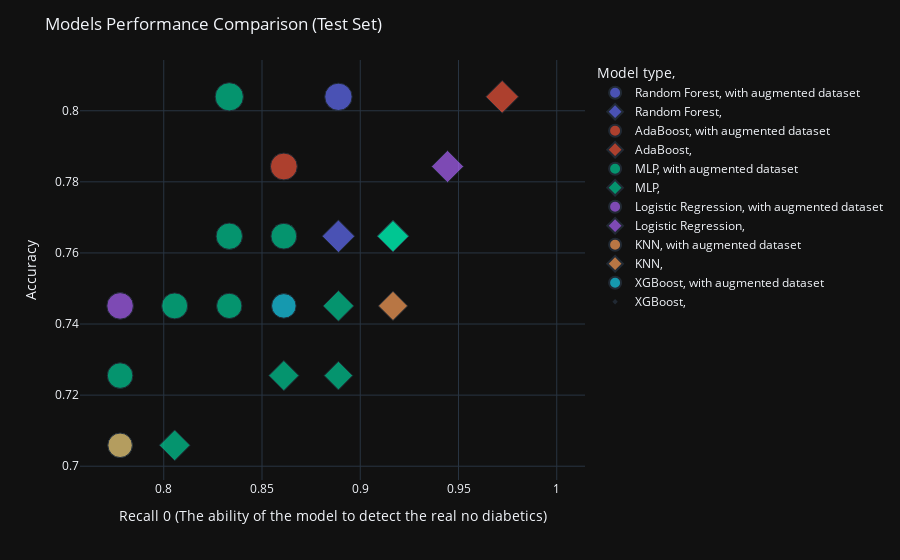

Source (notebook cell):
### Code cell
import plotly.express as px

def compare_models_performance(df, model_colors, model_types,model_types_full_names, x, y, xlabel, ylabel, title):
    global BOOL_CHOOSE_MEANED_DATASET
    model_trained = [int(len(split_text_with_separators(model_name,"(")) >= 2) for model_name in df_metrics_results.index.tolist()]
    model_trained = ["" if not t else "with augmented dataset" for t in model_trained ]
    fig = px.scatter(df, x=x, y=y, size="test_f1_score_1",color=model_types,symbol=model_trained, hover_name=model_types_full_names, labels={"color": "Model type", "symbol" : ""})
    fig.update_layout(title=title, xaxis_title=xlabel, yaxis_title=ylabel,hovermode="x")
    #fig.update_traces(hovertemplate='<b>%{hovertext}</b>')
    xlabel = "".join(xlabel.split("(")[0]).strip()
    fig.update_traces(hovertemplate="<br>".join(["<b>%{hovertext}</b>",ylabel + " : %{y:.2f}", xlabel + " : %{x:.2f}" ]))

    fig.show()
    # save the figure, in images folder
    fig.write_html(f"images/models_performance_comparison__{'data_0_meaned' if BOOL_CHOOSE_MEANED_DATASET else 'data_0_dropped' }__{x}_{y}.html")

compare_models_performance(df_metrics_results, model_colors,model_types,model_types_full_names,
                           x="test_recall_0", y="test_accuracy",
                           xlabel="Recall 0 (The ability of the model to detect the real no diabetics)",
                           ylabel="Accuracy",
                           title="Models Performance Comparison (Test Set)")

### Figure 1 — Plotly figure (JSON) as saved in the notebook; plotly's stock layout.template omitted (floating-point values rounded to 4 significant figures)
{"data": [{"hovertemplate": "<b>%{hovertext}</b><br>Accuracy : %{y:.2f}<br>Recall 0 : %{x:.2f}", "hovertext": ["Random Forest"], "legendgroup": "Random Forest, with augmented dataset", "marker": {"color": "#636efa", "size": [0.6429], "sizemode": "area", "sizeref": 0.001719, "symbol": "circle"}, "mode": "markers", "name": "Random Forest, with augmented dataset", "orientation": "v", "showlegend": true, "x": [0.8889], "xaxis": "x", "y": [0.8039], "yaxis": "y", "type": "scatter"}, {"hovertemplate": "<b>%{hovertext}</b><br>Accuracy : %{y:.2f}<br>Recall 0 : %{x:.2f}", "hovertext": ["Random Forest"], "legendgroup": "Random Forest, ", "marker": {"color": "#636efa", "size": [0.5385], "sizemode": "area", "sizeref": 0.001719, "symbol": "diamond"}, "mode": "markers", "name": "Random Forest, ", "orientation": "v", "showlegend": true, "x": [0.8889], "xaxis": "x", "y": [0.7647], "yaxis": "y", "type": "scatter"}, {"hovertemplate": "<b>%{hovertext}</b><br>Accuracy : %{y:.2f}<br>Recall 0 : %{x:.2f}", "hovertext": ["AdaBoost"], "legendgroup": "AdaBoost, with augmented dataset", "marker": {"color": "#EF553B", "size": [0.6207], "sizemode": "area", "sizeref": 0.001719, "symbol": "circle"}, "mode": "markers", "name": "AdaBoost, with augmented dataset", "orientation": "v", "showlegend": true, "x": [0.8611], "xaxis": "x", "y": [0.7843], "yaxis": "y", "type": "scatter"}, {"hovertemplate": "<b>%{hovertext}</b><br>Accuracy : %{y:.2f}<br>Recall 0 : %{x:.2f}", "hovertext": ["AdaBoost"], "legendgroup": "AdaBoost, ", "marker": {"color": "#EF553B", "size": [0.5455], "sizemode": "area", "sizeref": 0.001719, "symbol": "diamond"}, "mode": "markers", "name": "AdaBoost, ", "orientation": "v", "showlegend": true, "x": [0.9722], "xaxis": "x", "y": [0.8039], "yaxis": "y", "type": "scatter"}, {"hovertemplate": "<b>%{hovertext}</b><br>Accuracy : %{y:.2f}<br>Recall 0 : %{x:.2f}", "hovertext": ["MLP_10_10_10", "MLP_10_10_10_10_10", "MLP_10_10_10_10", "MLP_10_10", "MLP_8_4", "MLP_10", "MLP_100_50_10"], "legendgroup": "MLP, with augmented dataset", "marker": {"color": "#00cc96", "size": [0.6875, 0.6, 0.5714, 0.5806, 0.5517, 0.5625, 0.5161], "sizemode": "area", "sizeref": 0.001719, "symbol": "circle"}, "mode": "markers", "name": "MLP, with augmented dataset", "orientation": "v", "showlegend": true, "x": [0.8333, 0.8333, 0.8611, 0.8056, 0.8333, 0.7778, 0.7778], "xaxis": "x", "y": [0.8039, 0.7647, 0.7647, 0.7451, 0.7451, 0.7255, 0.7059], "yaxis": "y", "type": "scatter"}, {"hovertemplate": "<b>%{hovertext}</b><br>Accuracy : %{y:.2f}<br>Recall 0 : %{x:.2f}", "hovertext": ["MLP_10_10_10", "MLP_10", "MLP_10_10", "MLP_8_4", "MLP_100_50_10", "MLP_10_10_10_10", "MLP_10_10_10_10_10"], "legendgroup": "MLP, ", "marker": {"color": "#00cc96", "size": [0.5, 0.5, 0.5, 0.48, 0.4167, 0.4615, 0.4828], "sizemode": "area", "sizeref": 0.001719, "symbol": "diamond"}, "mode": "markers", "name": "MLP, ", "orientation": "v", "showlegend": true, "x": [0.9167, 0.9167, 0.9167, 0.8889, 0.8889, 0.8611, 0.8056], "xaxis": "x", "y": [0.7647, 0.7647, 0.7647, 0.7451, 0.7255, 0.7255, 0.7059], "yaxis": "y", "type": "scatter"}, {"hovertemplate": "<b>%{hovertext}</b><br>Accuracy : %{y:.2f}<br>Recall 0 : %{x:.2f}", "hovertext": ["Logistic Regression"], "legendgroup": "Logistic Regression, with augmented dataset", "marker": {"color": "#ab63fa", "size": [0.6061], "sizemode": "area", "sizeref": 0.001719, "symbol": "circle"}, "mode": "markers", "name": "Logistic Regression, with augmented dataset", "orientation": "v", "showlegend": true, "x": [0.7778], "xaxis": "x", "y": [0.7451], "yaxis": "y", "type": "scatter"}, {"hovertemplate": "<b>%{hovertext}</b><br>Accuracy : %{y:.2f}<br>Recall 0 : %{x:.2f}", "hovertext": ["Logistic Regression"], "legendgroup": "Logistic Regression, ", "marker": {"color": "#ab63fa", "size": [0.5217], "sizemode": "area", "sizeref": 0.001719, "symbol": "diamond"}, "mode": "markers", "name": "Logistic Regression, ", "orientation": "v", "showlegend": true, "x": [0.9444], "xaxis": "x", "y": [0.7843], "yaxis": "y", "type": "scatter"}, {"hovertemplate": "<b>%{hovertext}</b><br>Accuracy : %{y:.2f}<br>Recall 0 : %{x:.2f}", "hovertext": ["KNN"], "legendgroup": "KNN, with augmented dataset", "marker": {"color": "#FFA15A", "size": [0.5161], "sizemode": "area", "sizeref": 0.001719, "symbol": "circle"}, "mode": "markers", "name": "KNN, with augmented dataset", "orientation": "v", "showlegend": true, "x": [0.7778], "xaxis": "x", "y": [0.7059], "yaxis": "y", "type": "scatter"}, {"hovertemplate": "<b>%{hovertext}</b><br>Accuracy : %{y:.2f}<br>Recall 0 : %{x:.2f}", "hovertext": ["KNN"], "legendgroup": "KNN, ", "marker": {"color": "#FFA15A", "size": [0.4348], "sizemode": "area", "sizeref": 0.001719, "symbol": "diamond"}, "mode": "markers", "name": "KNN, ", "orientation": "v", "showlegend": true, "x": [0.9167], "xaxis": "x", "y": [0.7451], "yaxis": "y", "type": "scatter"}, {"hovertemplate": "<b>%{hovertext}</b><br>Accuracy : %{y:.2f}<br>Recall 0 : %{x:.2f}", "hovertext": ["XGBoost"], "legendgroup": "XGBoost, with augmented dataset", "marker": {"color": "#19d3f3", "size": [0.5185], "sizemode": "area", "sizeref": 0.001719, "symbol": "circle"}, "mode": "markers", "name": "XGBoost, with augmented dataset", "orientation": "v", "showlegend": true, "x": [0.8611], "xaxis": "x", "y": [0.7451], "yaxis": "y", "type": "scatter"}, {"hovertemplate": "<b>%{hovertext}</b><br>Accuracy : %{y:.2f}<br>Recall 0 : %{x:.2f}", "hovertext": ["XGBoost"], "legendgroup": "XGBoost, ", "marker": {"color": "#19d3f3", "size": [0.0], "sizemode": "area", "sizeref": 0.001719, "symbol": "diamond"}, "mode": "markers", "name": "XGBoost, ", "orientation": "v", "showlegend": true, "x": [1.0], "xaxis": "x", "y": [0.7059], "yaxis": "y", "type": "scatter"}], "layout": {"xaxis": {"anchor": "y", "domain": [0.0, 1.0], "title": {"text": "Recall 0 (The ability of the model to detect the real no diabetics)"}}, "yaxis": {"anchor": "x", "domain": [0.0, 1.0], "title": {"text": "Accuracy"}}, "legend": {"title": {"text": "Model type, "}, "tracegroupgap": 0, "itemsizing": "constant"}, "margin": {"t": 60}, "title": {"text": "Models Performance Comparison (Test Set)"}, "hovermode": "x"}}
